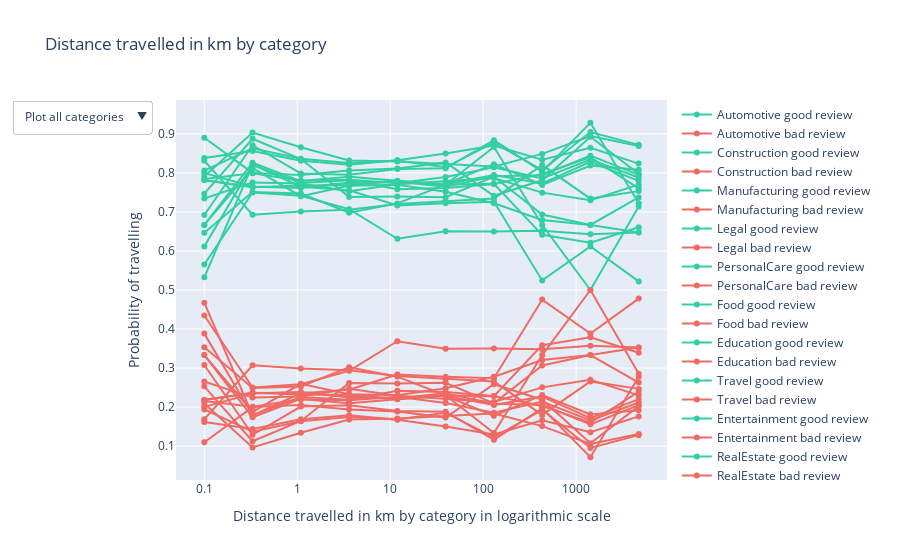

The notebook cell this image was saved under:
### Code cell
# Initialize figure
fig = go.Figure()

# Add Traces
for i in col_names_cat:
    fig.add_trace(
    go.Scatter(x=bucket,
               y=df_good_cat[i].values,
               name=i+" good review",
               line=dict(color="#33CFA1")))
    fig.add_trace(
    go.Scatter(x=bucket,
               y=df_bad_cat[i].values,
               name=i+" bad review",
               line=dict(color="#F06A64")))


fig.update_layout(
    updatemenus=[
        dict(
            active=0,
            buttons=list_dict_cat(col_names_cat,len(col_names_cat)),
        )
    ])


fig.update_xaxes(title_text="Distance travelled in km by category in logarithmic scale", type="log")
fig.update_yaxes(title_text="Probability of travelling") 

# Set title
fig.update_layout(title_text="Distance travelled in km by category")

fig.show()

### Figure 1 — Plotly figure (JSON) as saved in the notebook; plotly's stock layout.template omitted (floating-point values rounded to 4 significant figures)
{"data": [{"line": {"color": "#33CFA1"}, "name": "Automotive good review", "type": "scatter", "x": [0.1, 0.3305, 1.092, 3.611, 11.94, 39.45, 130.4, 431.0, 1425.0, 4709.0], "y": [0.7468, 0.8875, 0.8357, 0.7386, 0.7396, 0.7379, 0.7903, 0.6935, 0.6667, 0.7373]}, {"line": {"color": "#F06A64"}, "name": "Automotive bad review", "type": "scatter", "x": [0.1, 0.3305, 1.092, 3.611, 11.94, 39.45, 130.4, 431.0, 1425.0, 4709.0], "y": [0.2532, 0.1125, 0.1643, 0.2614, 0.2604, 0.2621, 0.2097, 0.3065, 0.3333, 0.2627]}, {"line": {"color": "#33CFA1"}, "name": "Construction good review", "type": "scatter", "x": [0.1, 0.3305, 1.092, 3.611, 11.94, 39.45, 130.4, 431.0, 1425.0, 4709.0], "y": [0.6923, 0.871, 0.7986, 0.7954, 0.8098, 0.8118, 0.8837, 0.8033, 0.9286, 0.7222]}, {"line": {"color": "#F06A64"}, "name": "Construction bad review", "type": "scatter", "x": [0.1, 0.3305, 1.092, 3.611, 11.94, 39.45, 130.4, 431.0, 1425.0, 4709.0], "y": [0.3077, 0.129, 0.2014, 0.2046, 0.1902, 0.1882, 0.1163, 0.1967, 0.07143, 0.2778]}, {"line": {"color": "#33CFA1"}, "name": "Manufacturing good review", "type": "scatter", "x": [0.1, 0.3305, 1.092, 3.611, 11.94, 39.45, 130.4, 431.0, 1425.0, 4709.0], "y": [0.6667, 0.8261, 0.7792, 0.79, 0.7798, 0.7699, 0.8667, 0.6667, 0.5, 0.7143]}, {"line": {"color": "#F06A64"}, "name": "Manufacturing bad review", "type": "scatter", "x": [0.1, 0.3305, 1.092, 3.611, 11.94, 39.45, 130.4, 431.0, 1425.0, 4709.0], "y": [0.3333, 0.1739, 0.2208, 0.21, 0.2202, 0.2301, 0.1333, 0.3333, 0.5, 0.2857]}, {"line": {"color": "#33CFA1"}, "name": "Legal good review", "type": "scatter", "x": [0.1, 0.3305, 1.092, 3.611, 11.94, 39.45, 130.4, 431.0, 1425.0, 4709.0], "y": [0.6667, 0.8125, 0.7405, 0.7671, 0.7694, 0.7515, 0.7222, 0.6792, 0.6667, 0.6471]}, {"line": {"color": "#F06A64"}, "name": "Legal bad review", "type": "scatter", "x": [0.1, 0.3305, 1.092, 3.611, 11.94, 39.45, 130.4, 431.0, 1425.0, 4709.0], "y": [0.3333, 0.1875, 0.2595, 0.2329, 0.2306, 0.2485, 0.2778, 0.3208, 0.3333, 0.3529]}, {"line": {"color": "#33CFA1"}, "name": "PersonalCare good review", "type": "scatter", "x": [0.1, 0.3305, 1.092, 3.611, 11.94, 39.45, 130.4, 431.0, 1425.0, 4709.0], "y": [0.8381, 0.8562, 0.8309, 0.8208, 0.8325, 0.8495, 0.8704, 0.834, 0.8642, 0.8239]}, {"line": {"color": "#F06A64"}, "name": "PersonalCare bad review", "type": "scatter", "x": [0.1, 0.3305, 1.092, 3.611, 11.94, 39.45, 130.4, 431.0, 1425.0, 4709.0], "y": [0.1619, 0.1438, 0.1691, 0.1792, 0.1675, 0.1505, 0.1296, 0.166, 0.1358, 0.1761]}, {"line": {"color": "#33CFA1"}, "name": "Food good review", "type": "scatter", "x": [0.1, 0.3305, 1.092, 3.611, 11.94, 39.45, 130.4, 431.0, 1425.0, 4709.0], "y": [0.7995, 0.7654, 0.7614, 0.7737, 0.7773, 0.7643, 0.7915, 0.7942, 0.8443, 0.7951]}, {"line": {"color": "#F06A64"}, "name": "Food bad review", "type": "scatter", "x": [0.1, 0.3305, 1.092, 3.611, 11.94, 39.45, 130.4, 431.0, 1425.0, 4709.0], "y": [0.2005, 0.2346, 0.2386, 0.2263, 0.2227, 0.2357, 0.2085, 0.2058, 0.1557, 0.2049]}, {"line": {"color": "#33CFA1"}, "name": "Education good review", "type": "scatter", "x": [0.1, 0.3305, 1.092, 3.611, 11.94, 39.45, 130.4, 431.0, 1425.0, 4709.0], "y": [0.7907, 0.9035, 0.8656, 0.8318, 0.8295, 0.8223, 0.8163, 0.8487, 0.8947, 0.8692]}, {"line": {"color": "#F06A64"}, "name": "Education bad review", "type": "scatter", "x": [0.1, 0.3305, 1.092, 3.611, 11.94, 39.45, 130.4, 431.0, 1425.0, 4709.0], "y": [0.2093, 0.09649, 0.1344, 0.1682, 0.1705, 0.1777, 0.1837, 0.1513, 0.1053, 0.1308]}, {"line": {"color": "#33CFA1"}, "name": "Travel good review", "type": "scatter", "x": [0.1, 0.3305, 1.092, 3.611, 11.94, 39.45, 130.4, 431.0, 1425.0, 4709.0], "y": [0.6468, 0.7512, 0.7471, 0.6979, 0.722, 0.7704, 0.7719, 0.6413, 0.6211, 0.6607]}, {"line": {"color": "#F06A64"}, "name": "Travel bad review", "type": "scatter", "x": [0.1, 0.3305, 1.092, 3.611, 11.94, 39.45, 130.4, 431.0, 1425.0, 4709.0], "y": [0.3532, 0.2488, 0.2529, 0.3021, 0.278, 0.2296, 0.2281, 0.3587, 0.3789, 0.3393]}, {"line": {"color": "#33CFA1"}, "name": "Entertainment good review", "type": "scatter", "x": [0.1, 0.3305, 1.092, 3.611, 11.94, 39.45, 130.4, 431.0, 1425.0, 4709.0], "y": [0.7815, 0.7635, 0.7677, 0.7687, 0.7795, 0.7709, 0.8224, 0.7691, 0.8191, 0.8083]}, {"line": {"color": "#F06A64"}, "name": "Entertainment bad review", "type": "scatter", "x": [0.1, 0.3305, 1.092, 3.611, 11.94, 39.45, 130.4, 431.0, 1425.0, 4709.0], "y": [0.2185, 0.2365, 0.2323, 0.2313, 0.2205, 0.2291, 0.1776, 0.2309, 0.1809, 0.1917]}, {"line": {"color": "#33CFA1"}, "name": "RealEstate good review", "type": "scatter", "x": [0.1, 0.3305, 1.092, 3.611, 11.94, 39.45, 130.4, 431.0, 1425.0, 4709.0], "y": [0.5326, 0.8214, 0.7647, 0.7555, 0.7165, 0.7222, 0.726, 0.5246, 0.6118, 0.522]}, {"line": {"color": "#F06A64"}, "name": "RealEstate bad review", "type": "scatter", "x": [0.1, 0.3305, 1.092, 3.611, 11.94, 39.45, 130.4, 431.0, 1425.0, 4709.0], "y": [0.4674, 0.1786, 0.2353, 0.2445, 0.2835, 0.2778, 0.274, 0.4754, 0.3882, 0.478]}, {"line": {"color": "#33CFA1"}, "name": "Merchant good review", "type": "scatter", "x": [0.1, 0.3305, 1.092, 3.611, 11.94, 39.45, 130.4, 431.0, 1425.0, 4709.0], "y": [0.7845, 0.7992, 0.7798, 0.7822, 0.7733, 0.7894, 0.8145, 0.7857, 0.8342, 0.7884]}, {"line": {"color": "#F06A64"}, "name": "Merchant bad review", "type": "scatter", "x": [0.1, 0.3305, 1.092, 3.611, 11.94, 39.45, 130.4, 431.0, 1425.0, 4709.0], "y": [0.2155, 0.2008, 0.2202, 0.2178, 0.2267, 0.2106, 0.1855, 0.2143, 0.1658, 0.2116]}, {"line": {"color": "#33CFA1"}, "name": "Computers good review", "type": "scatter", "x": [0.1, 0.3305, 1.092, 3.611, 11.94, 39.45, 130.4, 431.0, 1425.0, 4709.0], "y": [0.5652, 0.75, 0.7414, 0.707, 0.6313, 0.6504, 0.65, 0.6515, 0.6429, 0.6471]}, {"line": {"color": "#F06A64"}, "name": "Computers bad review", "type": "scatter", "x": [0.1, 0.3305, 1.092, 3.611, 11.94, 39.45, 130.4, 431.0, 1425.0, 4709.0], "y": [0.4348, 0.25, 0.2586, 0.293, 0.3687, 0.3496, 0.35, 0.3485, 0.3571, 0.3529]}, {"line": {"color": "#33CFA1"}, "name": "Sport good review", "type": "scatter", "x": [0.1, 0.3305, 1.092, 3.611, 11.94, 39.45, 130.4, 431.0, 1425.0, 4709.0], "y": [0.8312, 0.693, 0.701, 0.7055, 0.7204, 0.7279, 0.7344, 0.8202, 0.7342, 0.7534]}, {"line": {"color": "#F06A64"}, "name": "Sport bad review", "type": "scatter", "x": [0.1, 0.3305, 1.092, 3.611, 11.94, 39.45, 130.4, 431.0, 1425.0, 4709.0], "y": [0.1688, 0.307, 0.299, 0.2945, 0.2796, 0.2721, 0.2656, 0.1798, 0.2658, 0.2466]}, {"line": {"color": "#33CFA1"}, "name": "Health good review", "type": "scatter", "x": [0.1, 0.3305, 1.092, 3.611, 11.94, 39.45, 130.4, 431.0, 1425.0, 4709.0], "y": [0.8902, 0.8, 0.795, 0.8064, 0.8115, 0.8269, 0.7414, 0.7812, 0.8929, 0.7975]}, {"line": {"color": "#F06A64"}, "name": "Health bad review", "type": "scatter", "x": [0.1, 0.3305, 1.092, 3.611, 11.94, 39.45, 130.4, 431.0, 1425.0, 4709.0], "y": [0.1098, 0.2, 0.205, 0.1936, 0.1885, 0.1731, 0.2586, 0.2188, 0.1071, 0.2025]}, {"line": {"color": "#33CFA1"}, "name": "BusinessSupport good review", "type": "scatter", "x": [0.1, 0.3305, 1.092, 3.611, 11.94, 39.45, 130.4, 431.0, 1425.0, 4709.0], "y": [0.7345, 0.7757, 0.7732, 0.7529, 0.7711, 0.7789, 0.7872, 0.7495, 0.7301, 0.77]}, {"line": {"color": "#F06A64"}, "name": "BusinessSupport bad review", "type": "scatter", "x": [0.1, 0.3305, 1.092, 3.611, 11.94, 39.45, 130.4, 431.0, 1425.0, 4709.0], "y": [0.2655, 0.2243, 0.2268, 0.2471, 0.2289, 0.2211, 0.2128, 0.2505, 0.2699, 0.23]}, {"line": {"color": "#33CFA1"}, "name": "Home good review", "type": "scatter", "x": [0.1, 0.3305, 1.092, 3.611, 11.94, 39.45, 130.4, 431.0, 1425.0, 4709.0], "y": [0.6118, 0.8211, 0.7744, 0.7812, 0.7582, 0.7616, 0.7717, 0.7973, 0.84, 0.7604]}, {"line": {"color": "#F06A64"}, "name": "Home bad review", "type": "scatter", "x": [0.1, 0.3305, 1.092, 3.611, 11.94, 39.45, 130.4, 431.0, 1425.0, 4709.0], "y": [0.3882, 0.1789, 0.2256, 0.2188, 0.2418, 0.2384, 0.2283, 0.2027, 0.16, 0.2396]}, {"line": {"color": "#33CFA1"}, "name": "Miscellaneous good review", "type": "scatter", "x": [0.1, 0.3305, 1.092, 3.611, 11.94, 39.45, 130.4, 431.0, 1425.0, 4709.0], "y": [0.806, 0.8631, 0.8362, 0.8251, 0.8321, 0.8145, 0.8776, 0.807, 0.9048, 0.8719]}, {"line": {"color": "#F06A64"}, "name": "Miscellaneous bad review", "type": "scatter", "x": [0.1, 0.3305, 1.092, 3.611, 11.94, 39.45, 130.4, 431.0, 1425.0, 4709.0], "y": [0.194, 0.1369, 0.1638, 0.1749, 0.1679, 0.1855, 0.1224, 0.193, 0.09524, 0.1281]}, {"line": {"color": "#33CFA1"}, "name": "All Categories good review", "type": "scatter", "x": [0.1, 0.3305, 1.092, 3.611, 11.94, 39.45, 130.4, 431.0, 1425.0, 4709.0], "y": [0.7821, 0.7642, 0.7636, 0.7747, 0.7787, 0.7708, 0.7944, 0.773, 0.8283, 0.7795]}, {"line": {"color": "#F06A64"}, "name": "All Categories bad review", "type": "scatter", "x": [0.1, 0.3305, 1.092, 3.611, 11.94, 39.45, 130.4, 431.0, 1425.0, 4709.0], "y": [0.2179, 0.2358, 0.2364, 0.2253, 0.2213, 0.2292, 0.2056, 0.227, 0.1717, 0.2205]}], "layout": {"title": {"text": "Distance travelled in km by category"}, "updatemenus": [{"active": 0, "buttons": [{"args": [{"visible": [1, 1, 1, 1, 1, 1, 1, 1, 1, 1, 1, 1, 1, 1, 1, 1, 1, 1]}, {"title": "Plot all categories"}], "label": "Plot all categories", "method": "update"}, {"args": [{"visible": [true, true, false, false, false, false, false, false, false, false, false, false, false, false, false, false, false, false, false, false, false, false, false, false, false, false, false, false, false, false, false, false, false, false, false, false]}, {"title": "Automotive"}], "label": "Automotive", "method": "update"}, {"args": [{"visible": [false, false, true, true, false, false, false, false, false, false, false, false, false, false, false, false, false, false, false, false, false, false, false, false, false, false, false, false, false, false, false, false, false, false, false, false]}, {"title": "Construction"}], "label": "Construction", "method": "update"}, {"args": [{"visible": [false, false, false, false, true, true, false, false, false, false, false, false, false, false, false, false, false, false, false, false, false, false, false, false, false, false, false, false, false, false, false, false, false, false, false, false]}, {"title": "Manufacturing"}], "label": "Manufacturing", "method": "update"}, {"args": [{"visible": [false, false, false, false, false, false, true, true, false, false, false, false, false, false, false, false, false, false, false, false, false, false, false, false, false, false, false, false, false, false, false, false, false, false, false, false]}, {"title": "Legal"}], "label": "Legal", "method": "update"}, {"args": [{"visible": [false, false, false, false, false, false, false, false, true, true, false, false, false, false, false, false, false, false, false, false, false, false, false, false, false, false, false, false, false, false, false, false, false, false, false, false]}, {"title": "PersonalCare"}], "label": "PersonalCare", "method": "update"}, {"args": [{"visible": [false, false, false, false, false, false, false, false, false, false, true, true, false, false, false, false, false, false, false, false, false, false, false, false, false, false, false, false, false, false, false, false, false, false, false, false]}, {"title": "Food"}], "label": "Food", "method": "update"}, {"args": [{"visible": [false, false, false, false, false, false, false, false, false, false, false, false, true, true, false, false, false, false, false, false, false, false, false, false, false, false, false, false, false, false, false, false, false, false, false, false]}, {"title": "Education"}], "label": "Education", "method": "update"}, {"args": [{"visible": [false, false, false, false, false, false, false, false, false, false, false, false, false, false, true, true, false, false, false, false, false, false, false, false, false, false, false, false, false, false, false, false, false, false, false, false]}, {"title": "Travel"}], "label": "Travel", "method": "update"}, {"args": [{"visible": [false, false, false, false, false, false, false, false, false, false, false, false, false, false, false, false, true, true, false, false, false, false, false, false, false, false, false, false, false, false, false, false, false, false, false, false]}, {"title": "Entertainment"}], "label": "Entertainment", "method": "update"}, {"args": [{"visible": [false, false, false, false, false, false, false, false, false, false, false, false, false, false, false, false, false, false, true, true, false, false, false, false, false, false, false, false, false, false, false, false, false, false, false, false]}, {"title": "RealEstate"}], "label": "RealEstate", "method": "update"}, {"args": [{"visible": [false, false, false, false, false, false, false, false, false, false, false, false, false, false, false, false, false, false, false, false, true, true, false, false, false, false, false, false, false, false, false, false, false, false, false, false]}, {"title": "Merchant"}], "label": "Merchant", "method": "update"}, {"args": [{"visible": [false, false, false, false, false, false, false, false, false, false, false, false, false, false, false, false, false, false, false, false, false, false, true, true, false, false, false, false, false, false, false, false, false, false, false, false]}, {"title": "Computers"}], "label": "Computers", "method": "update"}, {"args": [{"visible": [false, false, false, false, false, false, false, false, false, false, false, false, false, false, false, false, false, false, false, false, false, false, false, false, true, true, false, false, false, false, false, false, false, false, false, false]}, {"title": "Sport"}], "label": "Sport", "method": "update"}, {"args": [{"visible": [false, false, false, false, false, false, false, false, false, false, false, false, false, false, false, false, false, false, false, false, false, false, false, false, false, false, true, true, false, false, false, false, false, false, false, false]}, {"title": "Health"}], "label": "Health", "method": "update"}, {"args": [{"visible": [false, false, false, false, false, false, false, false, false, false, false, false, false, false, false, false, false, false, false, false, false, false, false, false, false, false, false, false, true, true, false, false, false, false, false, false]}, {"title": "BusinessSupport"}], "label": "BusinessSupport", "method": "update"}, {"args": [{"visible": [false, false, false, false, false, false, false, false, false, false, false, false, false, false, false, false, false, false, false, false, false, false, false, false, false, false, false, false, false, false, true, true, false, false, false, false]}, {"title": "Home"}], "label": "Home", "method": "update"}, {"args": [{"visible": [false, false, false, false, false, false, false, false, false, false, false, false, false, false, false, false, false, false, false, false, false, false, false, false, false, false, false, false, false, false, false, false, true, true, false, false]}, {"title": "Miscellaneous"}], "label": "Miscellaneous", "method": "update"}, {"args": [{"visible": [false, false, false, false, false, false, false, false, false, false, false, false, false, false, false, false, false, false, false, false, false, false, false, false, false, false, false, false, false, false, false, false, false, false, true, true]}, {"title": "All Categories"}], "label": "All Categories", "method": "update"}]}], "xaxis": {"title": {"text": "Distance travelled in km by category in logarithmic scale"}, "type": "log"}, "yaxis": {"title": {"text": "Probability of travelling"}}}}
